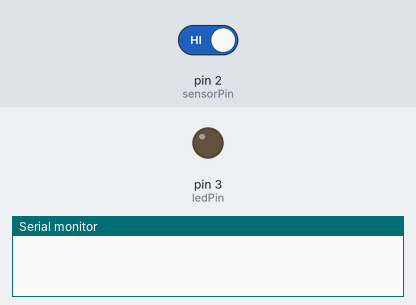
Bench run of a sketch on a simulated Arduino Uno, built with avr-gcc and run on an emulated ATmega328P. Shown: output pins drawn as LEDs (lit = HIGH), the last lines printed to the serial monitor. The inputs (shaded band) are chosen by the test bench; at power-on: pin 2 (sensorPin) HIGH.

Above: at 1.2 s.
1.3 s: pin 2 (sensorPin) driven LOW
At 2.5 s:
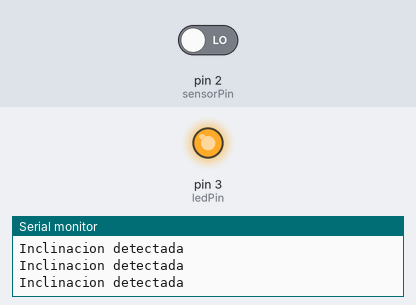
2.8 s: pin 2 (sensorPin) driven HIGH
At 3.9 s:
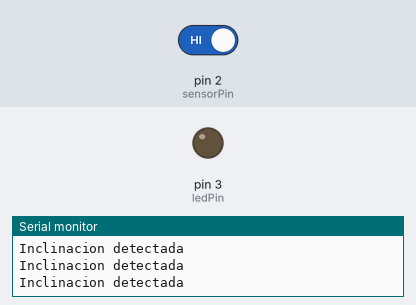
Timing chart, 0 to 5.8 s (numbered marks = the images above; inputs shaded):
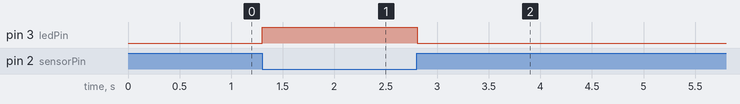

The sketch:

inclinacion.ino
```cpp
int sensorPin = 2; // pin digital al que está conectado el sensor
int ledPin = 3; //pin digital que controla el led
int sensorValue; // variable que almacena la lectura del sensor

void setup() {

  pinMode(sensorPin, INPUT); // Configura el pin del sensor como entrada
  pinMode(ledPin, OUTPUT); // Configura el LED integrado en la placa como salida
  Serial.begin(9600); // Inicia la comunicación serial para imprimir la lectura del sensor

}

void loop() {
  sensorValue = digitalRead(sensorPin); // Lee el valor del sensor

  if (sensorValue == LOW) { // Si el sensor detecta una inclinación
    digitalWrite(ledPin, HIGH); // Enciende el LED integrado en la placa
    Serial.println("Inclinacion detectada"); // Imprime un mensaje en el monitor serial
  } else {
    digitalWrite(ledPin, LOW); // Apaga el LED integrado en la placa
  }

  delay(100); // Espera un momento antes de leer el sensor nuevamente
}
```

Measured:
- after the input at 1.3 s, pin 3 (ledPin): LOW → HIGH at once
- after the input at 2.8 s, pin 3 (ledPin): HIGH → LOW at once
